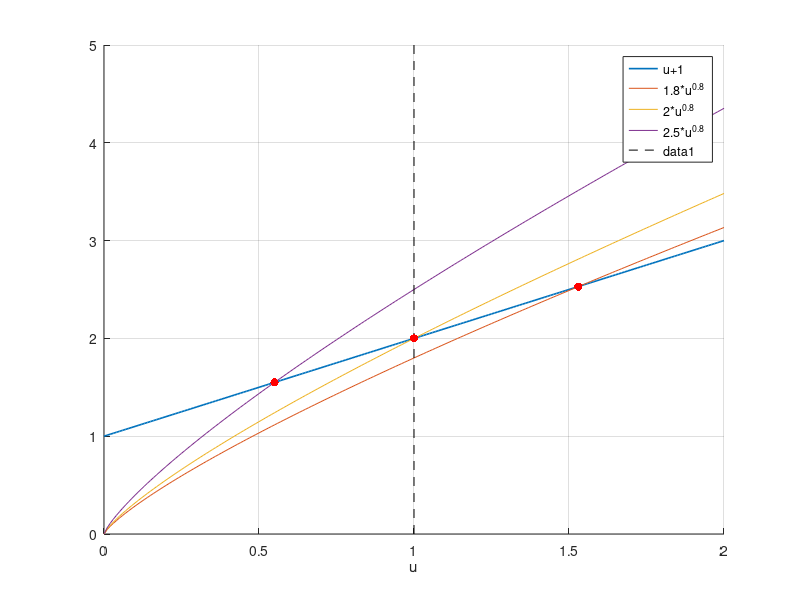
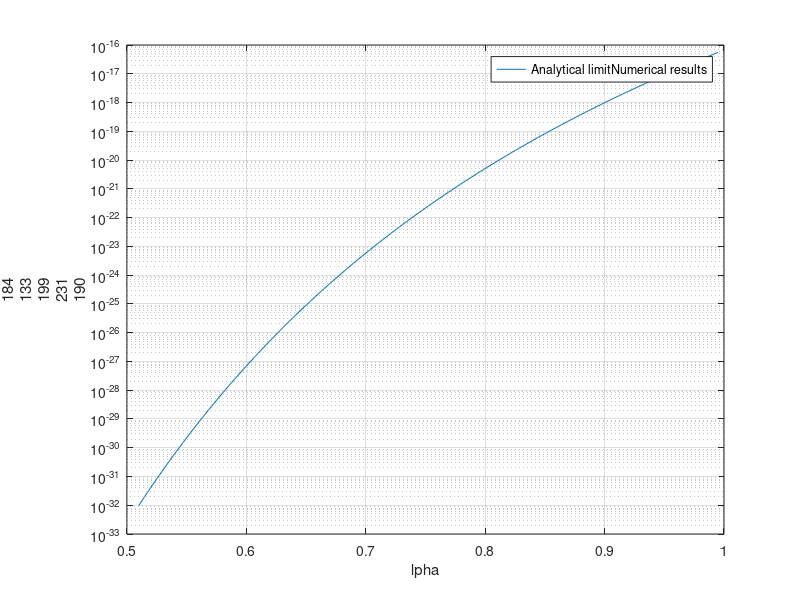

These figures' MATLAB source, in order:
%% Stability calculations

MU_0 = 1.2566371e-6;
EPS_0 = 8.85418781762e-12;
C_CONST = 299792458.0;
dz = 0.02e-6;
alpha = 0.99
dt = 2^(1-1/alpha) * (sqrt(EPS_0*MU_0) * dz)^(1/alpha)
classic_dt = sqrt(EPS_0*MU_0)*dz



%% Plot xi pseudo-polynomial 
% -------------------------------
figure(1)
u = [0:0.01:2];
coeff_2a_xi = [1.8, 2, 2.5];
y = ones(size(coeff_2a_xi, 2)+1,size(u, 2));
y(1, :) = u +1;

beta = 0.8;

hold on;
grid on;
plot(u, y(1, :), 'LineWidth', 1.2);
my_legend=cell(size(coeff_2a_xi, 2)+1,1);
my_legend{1} = 'u+1';
% legend('u+1') 
for i = 1:size(coeff_2a_xi, 2)
    y(i+1, :) = coeff_2a_xi(i) .* (u).^beta;
    plot(u, y(i+1, :));
    my_legend{i+1} = strcat(num2str(coeff_2a_xi(i)), '*u^{', num2str(beta), '}');
end
yl = ylim; % current y-axis limits
plot([1 1],[yl(1) yl(2)], '--black');
xlabel('u')
legend(my_legend)

% Plot intersection points
for i = 1:size(coeff_2a_xi, 2)
    eps  = 0.001;
    idx = find(y(1, :) - y(i+1, :) < eps, 1); %// Index of coordinate in array
    px = u(idx);
    py = y(1, idx);
    plot(px,py,'.','MarkerSize',18, 'Color', 'red', 'HandleVisibility','off');
end
% -------------------------------

%% Plot smallest unstable dt with analytical stability boundary
figure(2)
alpha_arr_num = [9.950000e-001, 9.900000e-001, 9.800000e-001, 9.700000e-001, 9.500000e-001, 9.000000e-001, 8.500000e-001, 8.000000e-001, 7.500000e-001, 7.000000e-001, 6.500000e-001, 6.000000e-001, 5.500000e-001, 5.100000e-001];
unstable_dt = [5.540861e-017, 4.570280e-017, 3.091105e-017, 2.073877e-017, 9.102785e-018, 9.899597e-019, 8.292799e-020, 5.095305e-021, 2.158250e-022, 5.819434e-024, 8.999972e-026, 6.947495e-028, 2.214829e-030, 9.901580e-033];

alpha_arr_an = alpha_arr_num(1):(alpha_arr_num(end)-alpha_arr_num(1))/200:alpha_arr_num(end);
dt_arr_an = 2.^(1.0-1./alpha_arr_an) .* (sqrt(EPS_0*MU_0) * dz).^(1./alpha_arr_an);

plot(alpha_arr_an, dt_arr_an)
hold on
scatter(alpha_arr_num, unstable_dt)
set(gca,'yscale','log')
legend(["Analytical limit", "Numerical results"])
xlabel("\alpha")
ylabel("\Delta" + "t [s]")
% title(sprintf("Stability boundary," + " \Delta" + "z=%e m", dz))
% title("Stability boundary," + " \Delta" + sprintf("z=%e m", dz))
grid on
